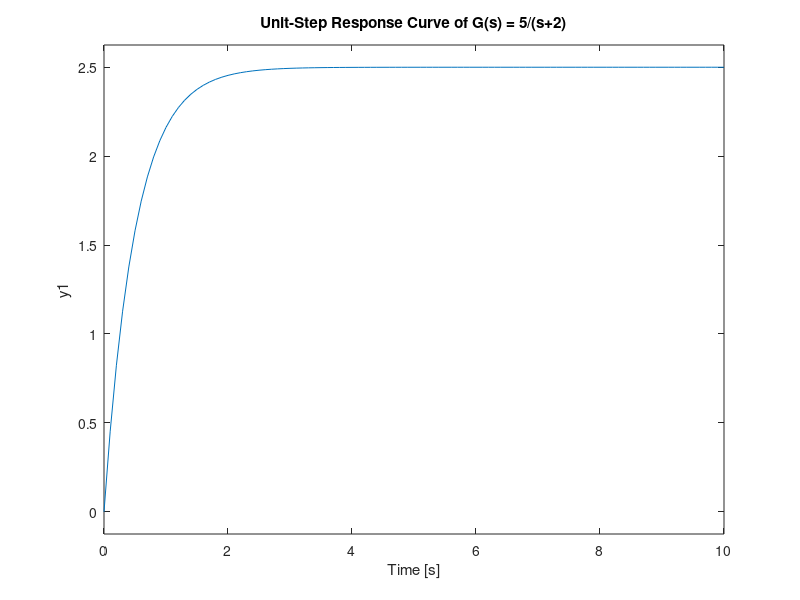

Recreate this plot in MATLAB.
pkg load control;
#s = tf('s') #modelo para função de transferência
#f = 5/(s+2) #função de transferência
num = [5]
dem = [1 2]
f = tf(num, dem)
impulse(f); #aplicando a resposta ao impulso na função de transferência
grid
title('Unit-Impulse Response of G(s) 5/(s+2)');

pkg load control;
s = tf('s') #modelo para função de transferência
f = 5/(s+2) #função de transferência
#num = [5];
#dem = [1 2];
t = 0:0.1:10;
lsim(f,t,t);
grid
title('Unit-Ramp Response Curve of G(s) = 5/(s+2)');

pkg load control;
s = tf('s') #modelo para função de transferência
f = 5/(s+2) #função de transferência
#num = [5];
#dem = [1 2];
t = 0:0.1:10;
step(f,t);
grid
title('Unit-Step Response Curve of G(s) = 5/(s+2)');